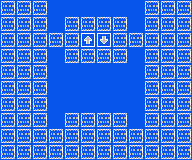

This game map was drawn from its Tiled (.tmx) file and the tilesets committed beside it. A one-line description and the full map source follow:
An orthogonal 12x10 tile map with 16x16 px tiles, 1 tile layer (Tile Layer 1).

<map version="1.5" tiledversion="1.7.2" orientation="orthogonal" renderorder="right-down" width="12" height="10" tilewidth="16" tileheight="16" infinite="0" nextlayerid="2" nextobjectid="1">
 <tileset firstgid="1" source="metatiles.tsx" />
 <layer id="1" name="Tile Layer 1" width="12" height="10">
  <data encoding="csv">
2,2,2,1,1,1,1,1,1,2,2,2,
2,2,2,1,2,2,2,2,1,2,2,2,
2,2,2,2,2,4,3,2,2,2,2,2,
2,2,2,1,2,2,2,2,1,2,2,2,
2,2,2,1,1,1,1,1,1,2,2,2,
2,2,2,1,1,1,1,1,1,2,2,2,
2,2,2,1,1,1,1,1,1,2,2,2,
2,2,2,1,2,2,2,2,1,2,2,2,
2,2,2,2,2,2,2,2,2,2,2,2,
2,2,2,2,2,2,2,2,2,2,2,2
</data>
 </layer>
</map>
